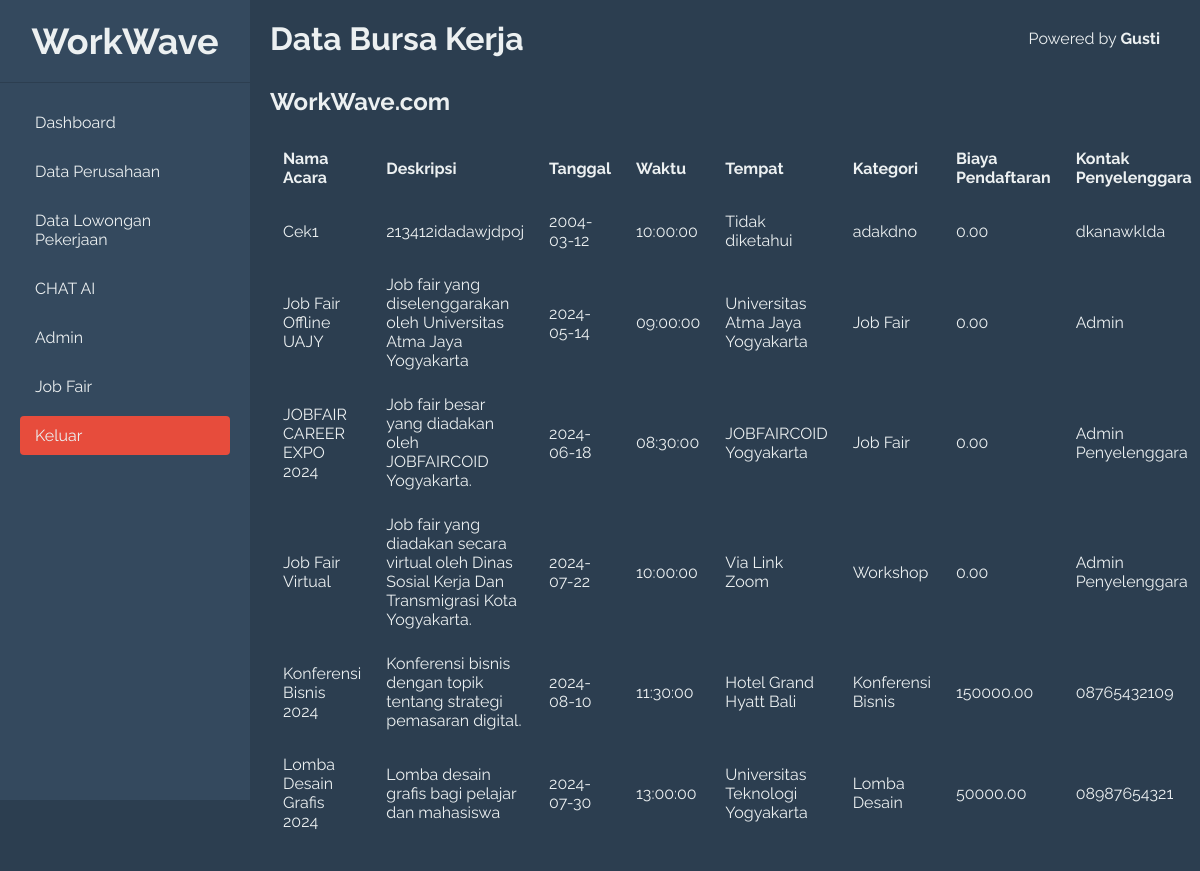
Screenshot of /php/Admin/databursakerja.php with the database file from the repository.
### tables this page shows
CREATE TABLE `event` (
  `id` int(11) NOT NULL,
  `nama_acara` varchar(255) NOT NULL,
  `deskripsi_acara` text NOT NULL,
  `tanggal_acara` date NOT NULL,
  `waktu_acara` time NOT NULL,
  `tempat_acara` varchar(255) NOT NULL,
  `kategori_acara` varchar(255) NOT NULL,
  `biaya_pendaftaran` decimal(10,2) NOT NULL,
  `kontak_penyelenggara` varchar(255) NOT NULL,
  `url_pendaftaran` varchar(255) NOT NULL,
  `Instruksi_tambahan` varchar(255) NOT NULL,
  `foto_poster` varchar(255) NOT NULL
);

### php/Admin/databursakerja.php (the view, shortened to what this page needs)
<?php
include "koneksi.php";
$sql = "SELECT id, nama_acara, deskripsi_acara, tanggal_acara, waktu_acara, tempat_acara, kategori_acara, biaya_pendaftaran, kontak_penyelenggara, url_pendaftaran FROM event";
$result = $koneksi->query($sql);
?>
<!DOCTYPE html>
<html lang="en">
<head>
    <link rel="stylesheet" href="css/adminpage5.css">
</head>
<body>
<div class="sidebar">
    <div class="sidebar-header">
        <h2><strong>W</strong>ork<strong>W</strong>ave</h2>
    </div>
    <ul class="sidebar-menu">
            <li><a href="AdminPage.php">Dashboard</a></li>
            <li><a href="dataPerusahaan.php">Data Perusahaan</a></li>
            <li><a href="dataLoker.php">Data Lowongan Pekerjaan</a></li>
            <li><a href="dataAI.php">CHAT AI</a></li>
            <li><a href="dataAdmin.php">Admin</a></li>
            <li><a href="databursakerja.php">Job Fair</a></li>
            <li><a href="logout.php" class="btn btn-danger">Keluar</a></li>
        </ul>
</div>
<div class="main-content">
    <header>
        <div class="header-title">
            <h1>Data Bursa Kerja</h1>
        </div>
        <div class="user-info">
            <p>Powered by <strong>Gusti</strong></p>
        </div>
    </header>
    <div class="content">
        <div class="data-section">
        <h2><strong>W</strong>ork<strong>W</strong>ave.com</h2>
            <table class="data-table">
                <thead>
                    <tr>
                        <th>Nama Acara</th>
                        <th>Deskripsi</th>
                        <th>Tanggal</th>
                        <th>Waktu</th>
                        <th>Tempat</th>
                        <th>Kategori</th>
                        <th>Biaya Pendaftaran</th>
                        <th>Kontak Penyelenggara</th>
                    </tr>
                </thead>
                <tbody>
                    <?php while ($row = $result->fetch_assoc()) : ?>
                        <tr>
                            <td><?php echo htmlspecialchars($row['nama_acara']); ?></td>
                            <td><?php echo htmlspecialchars($row['deskripsi_acara']); ?></td>
                            <td><?php echo htmlspecialchars($row['tanggal_acara']); ?></td>
                            <td><?php echo htmlspecialchars($row['waktu_acara']); ?></td>
                            <td><?php echo htmlspecialchars($row['tempat_acara']); ?></td>
                            <td><?php echo htmlspecialchars($row['kategori_acara']); ?></td>
                            <td><?php echo htmlspecialchars($row['biaya_pendaftaran']); ?></td>
                            <td><?php echo htmlspecialchars($row['kontak_penyelenggara']); ?></td>
                        </tr>
                    <?php endwhile; ?>
                </tbody>
            </table>
        </div>
    </div>
</div>
</body>
</html>

### php/Admin/css/adminpage5.css (style rules this page uses)
* { margin: 0; padding: 0; box-sizing: border-box; }
body { font-family: 'Raleway', sans-serif; background-color: #2c3e50; color: #ecf0f1; display: flex; }
.sidebar { width: 250px; background-color: #34495e; height: 100vh; display: flex; flex-direction: column; }
.sidebar-header { padding: 20px; text-align: center; font-size: 1.5em; color: #ecf0f1; border-bottom: 1px solid #2c3e50; }
.sidebar-menu { list-style: none; padding: 20px; flex: 1; }
.sidebar-menu li { margin-bottom: 10px; }
.sidebar-menu li a { text-decoration: none; color: #ecf0f1; padding: 10px 15px; display: block; border-radius: 4px; transition: background-color 0.3s; }
.main-content { flex: 1; padding: 20px; overflow-y: auto; }
header { display: flex; justify-content: space-between; align-items: center; margin-bottom: 30px; }
.header-title h1 { font-size: 2em; }
.user-info { display: flex; align-items: center; }
.user-info p { margin-right: 20px; }
.data-section { margin-bottom: 30px; }
.data-section h2 { font-size: 1.5em; margin-bottom: 20px; }
.data-table { width: 100%; border-collapse: collapse; margin-bottom: 20px; }
.data-table th, .data-table td { padding: 12px; border: 1px solid #2c3e50; text-align: left; }
.data-table th { background-color: #2c3e50; color: #ecf0f1; }
.btn-danger { background-color: #e74c3c; border: none; padding: 10px 20px; border-radius: 4px; cursor: pointer; color: #ecf0f1; transition: background-color 0.3s; }

### rows the page displays
event: nama_acara "Cek1", deskripsi_acara "213412idadawjdpoj", tanggal_acara "2004-03-12", waktu_acara "10:00:00", tempat_acara "Tidak diketahui", kategori_acara "adakdno", biaya_pendaftaran "0.00", kontak_penyelenggara "dkanawklda"
event: nama_acara "Job Fair Offline UAJY", deskripsi_acara "Job fair yang diselenggarakan oleh Universitas Atma Jaya Yogyakarta", tanggal_acara "2024-05-14", waktu_acara "09:00:00", tempat_acara "Universitas Atma Jaya Yogyakarta", kategori_acara "Job Fair", biaya_pendaftaran "0.00", kontak_penyelenggara "Admin"
event: nama_acara "JOBFAIR CAREER EXPO 2024", deskripsi_acara "Job fair besar yang diadakan oleh JOBFAIRCOID Yogyakarta.", tanggal_acara "2024-06-18", waktu_acara "08:30:00", tempat_acara "JOBFAIRCOID Yogyakarta", kategori_acara "Job Fair", biaya_pendaftaran "0.00", kontak_penyelenggara "Admin Penyelenggara"
event: nama_acara "Job Fair Virtual", deskripsi_acara "Job fair yang diadakan secara virtual oleh Dinas Sosial Kerja Dan Transmigrasi Kota Yogyakarta.", tanggal_acara "2024-07-22", waktu_acara "10:00:00", tempat_acara "Via Link Zoom", kategori_acara "Workshop", biaya_pendaftaran "0.00", kontak_penyelenggara "Admin Penyelenggara"
event: nama_acara "Konferensi Bisnis 2024", deskripsi_acara "Konferensi bisnis dengan topik tentang strategi pemasaran digital.", tanggal_acara "2024-08-10", waktu_acara "11:30:00", tempat_acara "Hotel Grand Hyatt Bali", kategori_acara "Konferensi Bisnis", biaya_pendaftaran "150000.00", kontak_penyelenggara "08765432109"
event: nama_acara "Lomba Desain Grafis 2024", deskripsi_acara "Lomba desain grafis bagi pelajar dan mahasiswa", tanggal_acara "2024-07-30", waktu_acara "13:00:00", tempat_acara "Universitas Teknologi Yogyakarta", kategori_acara "Lomba Desain", biaya_pendaftaran "50000.00", kontak_penyelenggara "08987654321"
